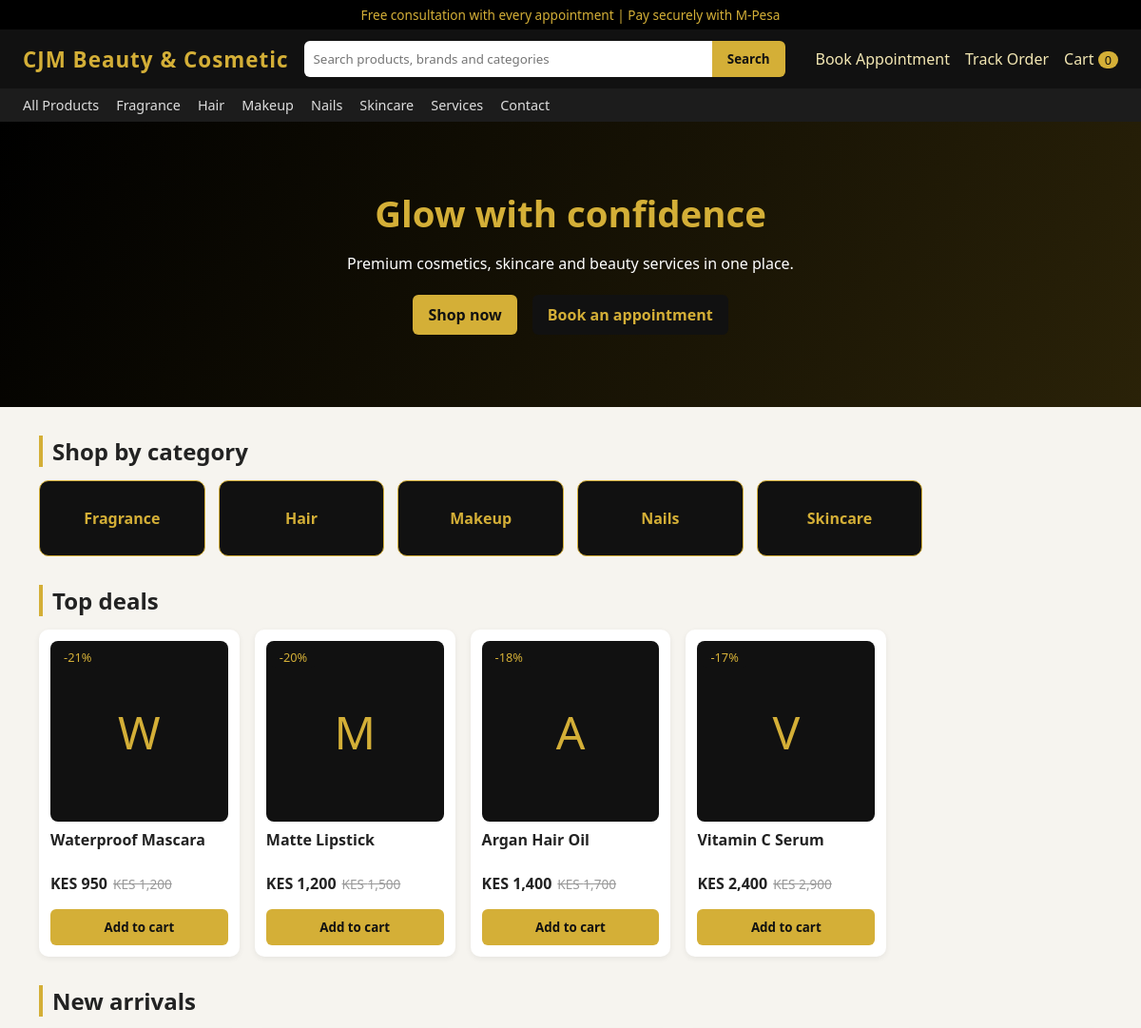
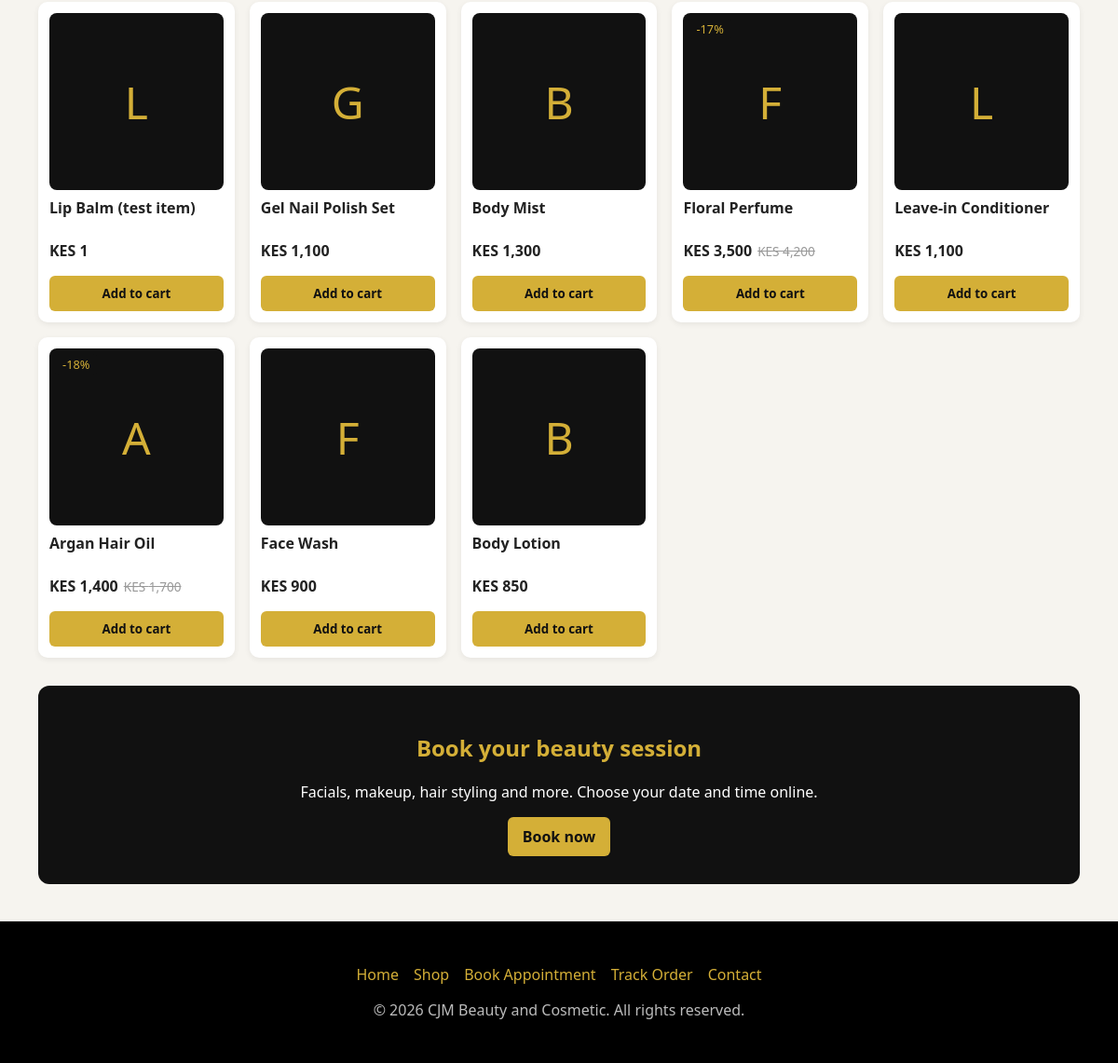
The page / on the database its author committed (2 pictures, top to bottom).
### tables this page shows
CREATE TABLE products (
  id INT AUTO_INCREMENT PRIMARY KEY,
  name VARCHAR(100) NOT NULL,
  category VARCHAR(50) NOT NULL DEFAULT 'General',
  description TEXT NULL,
  price DECIMAL(10,2) NOT NULL,
  old_price DECIMAL(10,2) NULL,
  image VARCHAR(100) NULL
);

### config.php (called while the page is built, shortened)
<?php
function db() {
    static $pdo;
    if (!$pdo) {
        $pdo = new PDO("mysql:host=".DB_HOST.";dbname=".DB_NAME.";charset=utf8mb4", DB_USER, DB_PASS, [
            PDO::ATTR_ERRMODE => PDO::ERRMODE_EXCEPTION,
            PDO::ATTR_DEFAULT_FETCH_MODE => PDO::FETCH_ASSOC,
        ]);
    }
    return $pdo;
}

### layout.php (the view, shortened to what this page needs)
<?php
require_once __DIR__ . '/config.php';
function e(mixed $s): string { return htmlspecialchars((string)$s, ENT_QUOTES | ENT_SUBSTITUTE, 'UTF-8'); }
function cart_json(array $p): string {
    return e(json_encode(['id' => (int)$p['id'], 'name' => $p['name'], 'price' => (float)$p['price'], 'image' => $p['image']]));
}
function card(array $p): void {
    $disc = ($p['old_price'] && $p['old_price'] > $p['price']) ? round(100 - $p['price'] / $p['old_price'] * 100) : 0; ?>
    <div class="card">
      <a href="product.php?id=<?= $p['id'] ?>">
        <?php if ($disc): ?><span class="badge">-<?= $disc ?>%</span><?php endif; ?>
        <?php if ($p['image']): ?><img class="pimg" src="uploads/<?= e($p['image']) ?>" alt="<?= e($p['name']) ?>">
        <?php else: ?><div class="thumb"><?= e(strtoupper(substr($p['name'], 0, 1))) ?></div><?php endif; ?>
        <h3><?= e($p['name']) ?></h3>
      </a>
      <p class="price">KES <?= number_format($p['price']) ?><?php if ($disc): ?><del>KES <?= number_format($p['old_price']) ?></del><?php endif; ?></p>
      <button onclick="addToCart(<?= cart_json($p) ?>)">Add to cart</button>
    </div>
<?php }
function page_header(string $title): void {
    $cats = db()->query("SELECT DISTINCT category FROM products ORDER BY category")->fetchAll(PDO::FETCH_COLUMN); ?>
<!DOCTYPE html>
<html lang="en">
<head>
  <link rel="stylesheet" href="style.css">
</head>
<body>
<div class="top">Free consultation with every appointment | Pay securely with M-Pesa</div>
<header class="main">
  <div class="bar">
    <a class="logo" href="index.php">CJM Beauty &amp; Cosmetic</a>
    <form class="search" action="shop.php"><input name="q" placeholder="Search products, brands and categories" value="<?= e($_GET['q'] ?? '') ?>"><button>Search</button></form>
    <div class="links"><a href="booking.php">Book Appointment</a><a href="track.php">Track Order</a><a href="cart.php">Cart <span class="cart-count">0</span></a></div>
  </div>
  <nav class="catnav"><a href="shop.php">All Products</a>
    <?php foreach ($cats as $c): ?><a href="shop.php?cat=<?= urlencode($c) ?>"><?= e($c) ?></a><?php endforeach; ?>
    <a href="booking.php">Services</a><a href="contact.php">Contact</a></nav>
</header>
<?php }
function page_footer() { ?>
<footer>
  <p><a href="index.php">Home</a><a href="shop.php">Shop</a><a href="booking.php">Book Appointment</a><a href="track.php">Track Order</a><a href="contact.php">Contact</a></p>
  <p>&copy; <?= date('Y') ?> CJM Beauty and Cosmetic. All rights reserved.</p>
</footer>
</body>
</html>
<?php }

### index.php
<?php require 'layout.php'; page_header('Home');
$cats = db()->query("SELECT category, COUNT(*) n FROM products GROUP BY category ORDER BY category")->fetchAll();
$new = db()->query("SELECT * FROM products ORDER BY id DESC LIMIT 8")->fetchAll();
$deals = db()->query("SELECT * FROM products WHERE old_price > price ORDER BY (old_price - price) / old_price DESC LIMIT 4")->fetchAll();
?>
<section class="hero">
  <h1>Glow with confidence</h1>
  <p>Premium cosmetics, skincare and beauty services in one place.</p>
  <a class="btn" href="shop.php">Shop now</a> <a class="btn dark" href="booking.php">Book an appointment</a>
</section>
<main class="wrap">
  <h2 class="sec">Shop by category</h2>
  <div class="tiles"><?php foreach ($cats as $c): ?><a class="tile" href="shop.php?cat=<?= urlencode($c['category']) ?>"><?= e($c['category']) ?></a><?php endforeach; ?></div>
  <?php if ($deals): ?><h2 class="sec">Top deals</h2><div class="grid"><?php foreach ($deals as $p) card($p); ?></div><?php endif; ?>
  <h2 class="sec">New arrivals</h2>
  <div class="grid"><?php foreach ($new as $p) card($p); ?></div>
  <div class="promo"><h2>Book your beauty session</h2><p>Facials, makeup, hair styling and more. Choose your date and time online.</p><a class="btn" href="booking.php">Book now</a></div>
</main>
<?php page_footer();

### style.css (style rules this page uses)
* { box-sizing:border-box;font-family:system-ui,sans-serif }
:root { --gold:#d4af37;--dark:#111 }
body { margin:0;background:#f6f4ef;color:#222 }
a { color:inherit;text-decoration:none }
.top { background:#000;color:var(--gold);text-align:center;font-size:.85rem;padding:6px }
header.main { background:var(--dark);position:sticky;top:0;z-index:10 }
.bar { display:flex;gap:16px;align-items:center;padding:12px 24px;flex-wrap:wrap }
.logo { color:var(--gold);font-size:1.4rem;font-weight:700;letter-spacing:1px }
.search { flex:1;display:flex;min-width:200px }
.search input { flex:1;margin:0;border:0;border-radius:6px 0 0 6px }
.search button { border-radius:0 6px 6px 0 }
button,.btn { background:var(--gold);color:#111;border:0;padding:10px 16px;border-radius:6px;cursor:pointer;font-weight:600;display:inline-block }
.btn.dark { background:#111;color:var(--gold) }
.links a { color:#f3e7b3;margin-left:16px }
.catnav { background:#1c1c1c;padding:8px 24px;display:flex;gap:18px;overflow-x:auto;white-space:nowrap }
.catnav a { color:#ddd;font-size:.9rem }
.cart-count { background:var(--gold);color:#111;border-radius:10px;padding:0 7px;font-size:.8rem }
.wrap { max-width:1150px;margin:24px auto;padding:0 16px }
.hero { background:linear-gradient(120deg,#000,#2a2208);color:#fff;padding:70px 24px;text-align:center }
.hero h1 { color:var(--gold);font-size:2.4rem;margin:0 0 10px }
.hero .btn { margin:6px }
.tiles { display:grid;grid-template-columns:repeat(auto-fill,minmax(150px,1fr));gap:14px }
.tile { background:#111;color:var(--gold);padding:28px 10px;text-align:center;border-radius:10px;font-weight:600;border:1px solid var(--gold) }
h2.sec { border-left:4px solid var(--gold);padding-left:10px;margin:30px 0 14px }
.grid { display:grid;grid-template-columns:repeat(auto-fill,minmax(210px,1fr));gap:16px }
.card { background:#fff;border-radius:10px;padding:12px;position:relative;box-shadow:0 2px 6px #0001;display:flex;flex-direction:column }
.card h3 { font-size:1rem;margin:8px 0 }
.card button { margin-top:auto;width:100% }
.thumb { height:190px;display:flex;align-items:center;justify-content:center;background:#111;color:var(--gold);font-size:3rem;border-radius:8px }
.price { font-weight:700 }
.price del { color:#999;font-weight:400;font-size:.85rem;margin-left:6px }
.badge { position:absolute;top:18px;left:18px;background:#111;color:var(--gold);padding:2px 8px;border-radius:4px;font-size:.8rem;z-index:1 }
.promo { background:#111;color:#fff;padding:30px;border-radius:12px;text-align:center;margin-top:30px }
.promo h2 { color:var(--gold) }
input,select,textarea { width:100%;padding:10px;margin:6px 0;border:1px solid #ccc;border-radius:6px }
footer { background:#000;color:#bbb;margin-top:40px;padding:30px 24px;text-align:center }
footer a { color:var(--gold);margin:0 8px }

### rows shown on the page
products: disc "21", name "W", name "Waterproof Mascara", price "950", old_price "1,200"
products: disc "20", name "M", name "Matte Lipstick", price "1,200", old_price "1,500"
products: disc "18", name "A", name "Argan Hair Oil", price "1,400", old_price "1,700"
products: disc "17", name "V", name "Vitamin C Serum", price "2,400", old_price "2,900"
products: name "L", name "Lip Balm (test item)", price "1"
products: name "G", name "Gel Nail Polish Set", price "1,100"
products: name "B", name "Body Mist", price "1,300"
products: disc "17", name "F", name "Floral Perfume", price "3,500", old_price "4,200"
products: name "L", name "Leave-in Conditioner", price "1,100"
products: name "F", name "Face Wash", price "900"
products: name "B", name "Body Lotion", price "850"

### other values the page prints
$c "Fragrance"
$c "Hair"
$c "Makeup"
$c "Nails"
$c "Skincare"
$c['category'] "Fragrance"
$c['category'] "Hair"
$c['category'] "Makeup"
$c['category'] "Nails"
$c['category'] "Skincare"
